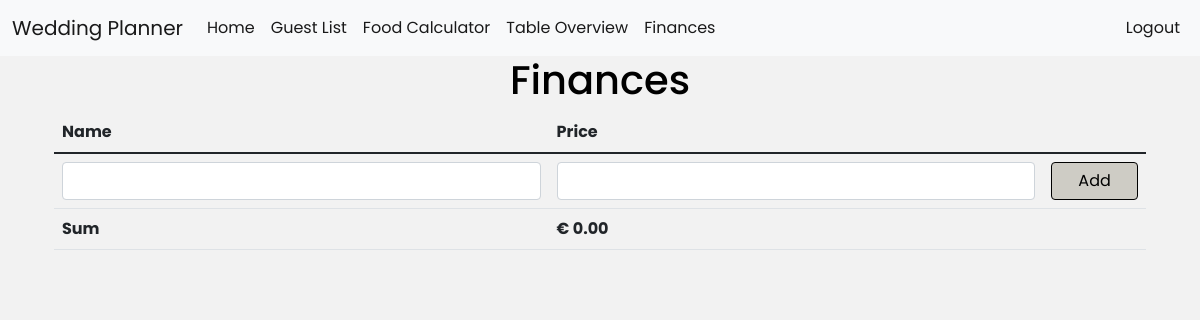
The app's page /finances (signed in), older data.
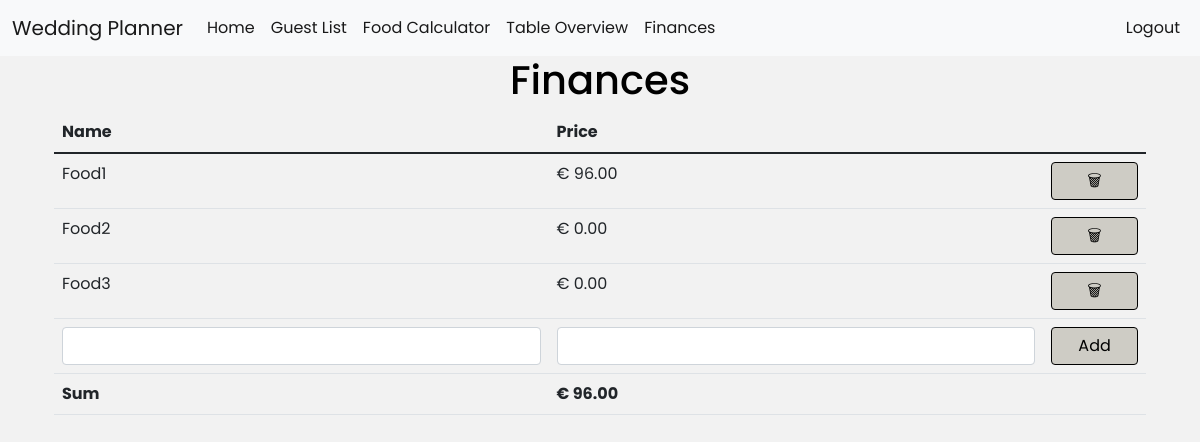
The same page, newer data.
### website/models.py (models this page shows)
class Food(db.Model):
    id = db.Column(db.Integer, primary_key=True)
    user_id = db.Column(db.Integer, db.ForeignKey('user.id'))
    name = db.Column(db.String(150))
    price = db.Column(db.Float)
    amount_1 = db.Column(db.Float)
    amount_2 = db.Column(db.Float)
    amount_3 = db.Column(db.Float)

### website/views.py (the view, shortened to what this page needs)
@views.route('/finances', methods=['GET', 'POST'])
@login_required
def finances():
    if not db.session.query(AcceptedRatio).filter_by(user_id=current_user.id).first():
        ratio = AcceptedRatio(ratio=80, user_id=current_user.id)
        db.session.add(ratio)
        db.session.commit()
        ratio = ratio.ratio
    else:
        ratio = db.session.query(AcceptedRatio).filter_by(user_id=current_user.id).first().ratio
    male_guests = db.session.query(Guest).filter_by(user_id=current_user.id, group_id=1, status_id=2).count()
    male_guests = round(male_guests + db.session.query(Guest).filter_by(user_id=current_user.id, group_id=1, status_id=1).count() * ratio/100)
    female_guests = db.session.query(Guest).filter_by(user_id=current_user.id, group_id=2, status_id=2).count()
    female_guests = round(female_guests + db.session.query(Guest).filter_by(user_id=current_user.id, group_id=2, status_id=1).count() * ratio/100)
    child_guests = db.session.query(Guest).filter_by(user_id=current_user.id, group_id=3, status_id=2).count()
    child_guests = round(child_guests + db.session.query(Guest).filter_by(user_id=current_user.id, group_id=3, status_id=1).count() * ratio/100)
    foods = db.session.query(Food).filter_by(user_id=current_user.id).all()
    costs = db.session.query(Costs).filter_by(user_id=current_user.id).all()
    db.session.commit()
    sum=0
    for food in foods:
        sum = sum + food.price * (food.amount_1 * male_guests + food.amount_2 * female_guests + food.amount_3 * child_guests)
    for cost in costs:
        sum = sum + cost.price
    return render_template("finances.html", user=current_user, male_guests=male_guests, female_guests=female_guests, child_guests=child_guests, ratio=ratio, sum=sum)

### website/__init__.py (called while the page is built)
def create_app():
    app = Flask(__name__)
    app.config['SQLALCHEMY_TRACK_MODIFICATIONS'] = False
    app.config['SECRET_KEY'] = 'key'
    app.config['SQLALCHEMY_DATABASE_URI'] = f'sqlite:///{DB_NAME}'
    db.init_app(app)
    UPLOAD_FOLDER = 'website/static/files'
    app.config['UPLOAD_FOLDER'] =  UPLOAD_FOLDER
    from .views import views
    from .auth import auth
    app.register_blueprint(views, url_prefix='/')
    app.register_blueprint(auth, url_prefix='/')
    from .models import User, Note
    create_database(app)
    login_manager = LoginManager()
    login_manager.login_view = 'auth.login'
    login_manager.init_app(app)
    @login_manager.user_loader
    def load_user(id):
        return User.query.get(int(id))
    return app

### website/templates/finances.html (shortened to what this page needs)
{% extends "base.html" %} {% block title %}Home{% endblock %} {% block content %}
<div class="container">
	<div class="row">
		<h1 align="center">Finances</h1>
	</div>
	<div class="row">
		<form method="POST">
			<div class="CostsList">
				<table class="table" id="costs-table">
					<thead>
						<tr>
							<th scope="col">Name</th>
							<th scope="col">Price</th>
						</tr>
					</thead>
					<tbody>
						{% for food in user.food %}
						<tr>
							<td scope="row">{{ food.name }}</td>
							<td> {{ "€ %.2f"|format((food.amount_1 * male_guests + food.amount_2 * female_guests + food.amount_3 * child_guests) * food.price) }} </td>
							<td>
								<button type="button" class="close btn btn-primary" style="width: 100%;" onClick="deleteFood({{ food.id }})">
									<span aria-hidden="true">&#128465;</span>
								</button>
							</td>
						</tr>
						{% endfor %}
						<tr>
							<td><input name="cost_name" id="cost_name" class="form-control"></input></td>
							<td><input name="cost_price" id="cost_price" type="number" class="input-number form-control" step="any"></input></td>
							<td><button type="submit" name="submit" class="add_table_value btn btn-primary" style="width: 100%;" value="add_cost">Add</button></td>
						</tr>
						<tr>
							<td><b>Sum</b></td>
							<td><span><b>{{ "€ %.2f"|format(sum) }}</b></span></td>
							<td></td>
						</tr>
					</tbody>
				</table>
			</div>
		</form>
	</div>
</div>
{% endblock %}

Row changes from the older to the newer data that the page shows:
added Food: name "Food1", amount_1+amount_2+amount_3 "€ 96.00"
added Food: name "Food2", amount_1+amount_2+amount_3 "€ 0.00"
added Food: name "Food3", amount_1+amount_2+amount_3 "€ 0.00"
Text that changed along with them:
{{ "€ %.2f"|format(sum) }}: "€ 0.00" → "€ 96.00"
